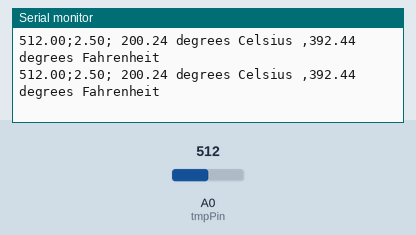
A sketch run on a simulated Arduino Uno, built with avr-gcc and run on an emulated ATmega328P. Parts: the last lines printed to the serial monitor. The test bench sets the inputs (shaded band); at power-on: A0 (tmpPin) = 512.

Above: at 1.8 s.
1.9 s: A0 (tmpPin) set to 716
At 2.4 s:
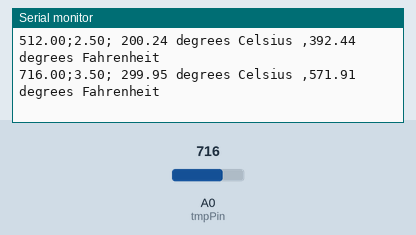
3.4 s: A0 (tmpPin) set to 900
At 4.8 s:
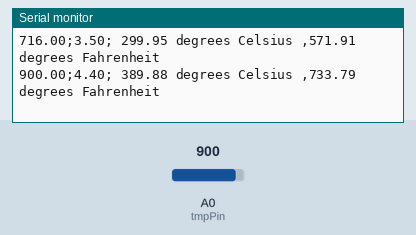
Timing chart, 0 to 6.4 s (numbered marks = the images above; inputs shaded):
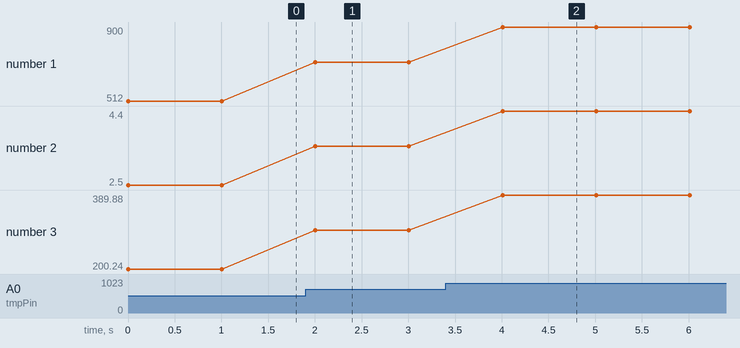

Measured:
- after the input at 1.9 s, the serial monitor: prints a new line after 0.11 s (image 1)
- after the input at 3.4 s, the serial monitor: prints a new line after 0.61 s (image 2)
- plotted number 1: 512 → 716 after the input at 1.9 s, 716 → 900 after the input at 3.4 s
- plotted number 2: 2.5 → 3.5 after the input at 1.9 s, 3.5 → 4.4 after the input at 3.4 s
- plotted number 3: 200.24 → 299.95 after the input at 1.9 s, 299.95 → 389.88 after the input at 3.4 s

The sketch:

sketch_mar2b.ino
```cpp
const int tmpPin = A0;
void setup() {
  Serial.begin(9600);
}

void loop() {
  float tmp_reading = analogRead(tmpPin);
  float voltage = tmp_reading * 5.0 / 1023;
  float celsius = voltage * 100.0 - 50;
  float fahrenheit = (celsius * 9)/5 + 32;

  Serial.print(tmp_reading);Serial.print(";");
  Serial.print(voltage);Serial.print("; ");

  Serial.print(celsius);
  Serial.print(" degrees Celsius ,");
  Serial.print(fahrenheit);
  Serial.println(" degrees Fahrenheit");
  delay(1000);
}
```
